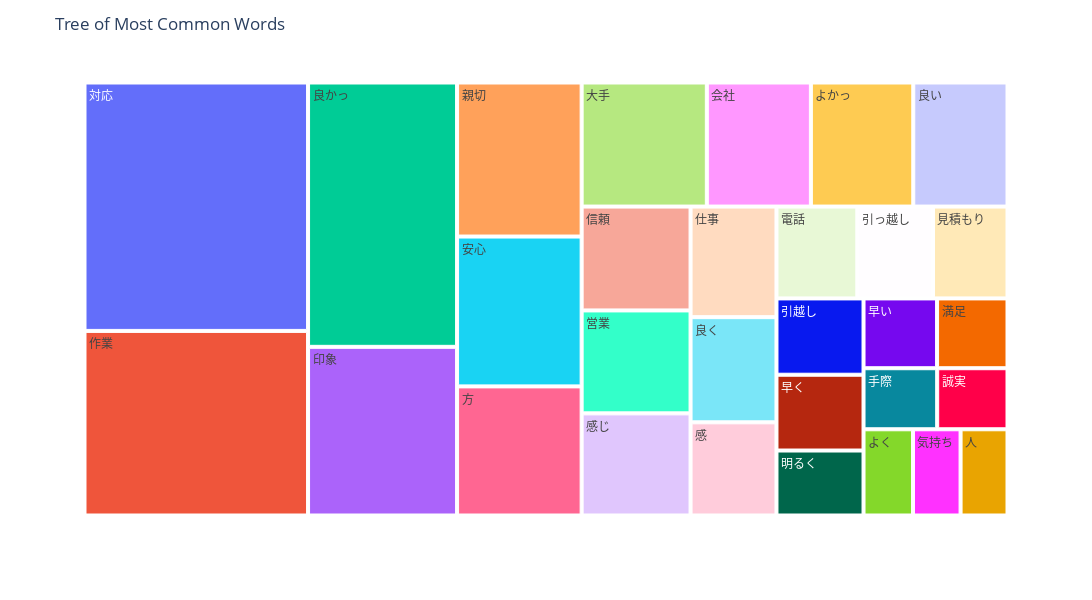

The cell this chart's notebook holds for it:
### Markdown cell above
### N-gram tree Map

### Code cell
# 単語数の分布
npt_title.treemap(
    title='Tree of Most Common Words',
    ngram=1,
    top_n=30,
    stopwords=stopwords,
)

### Figure 1 — Plotly figure (JSON) as saved in the notebook; plotly's stock layout.template omitted (floating-point values rounded to 4 significant figures)
{"data": [{"branchvalues": "total", "domain": {"x": [0, 1], "y": [0, 1]}, "hovertemplate": "labels=%{label}<br>word_count=%{value}<br>parent=%{parent}<br>id=%{id}<extra></extra>", "ids": ["よかっ", "よく", "人", "仕事", "会社", "作業", "信頼", "印象", "営業", "大手", "安心", "対応", "引っ越し", "引越し", "感", "感じ", "手際", "方", "早い", "早く", "明るく", "気持ち", "満足", "良い", "良かっ", "良く", "見積もり", "親切", "誠実", "電話"], "labels": ["よかっ", "よく", "人", "仕事", "会社", "作業", "信頼", "印象", "営業", "大手", "安心", "対応", "引っ越し", "引越し", "感", "感じ", "手際", "方", "早い", "早く", "明るく", "気持ち", "満足", "良い", "良かっ", "良く", "見積もり", "親切", "誠実", "電話"], "name": "", "parents": ["", "", "", "", "", "", "", "", "", "", "", "", "", "", "", "", "", "", "", "", "", "", "", "", "", "", "", "", "", ""], "type": "treemap", "values": [876, 294, 279, 655, 890, 2845, 780, 1733, 773, 1071, 1287, 3829, 479, 458, 552, 767, 310, 1109, 354, 455, 390, 283, 339, 806, 2716, 623, 472, 1323, 296, 512]}], "layout": {"height": 600, "legend": {"tracegroupgap": 0}, "margin": {"t": 60}, "title": {"text": "Tree of Most Common Words"}, "width": 1300}}
